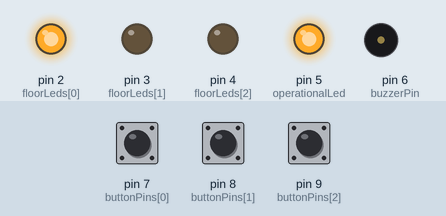
Bench run of a sketch on a simulated Arduino Uno, built with avr-gcc and run on an emulated ATmega328P. On the bench: output pins drawn as LEDs (lit = HIGH), buzzer (waves = sounding). Dashed ring = blinking. The inputs (shaded band) are chosen by the test bench; at power-on: pin 8 (buttonPins[1]) HIGH, pin 9 (buttonPins[2]) HIGH, pin 7 (buttonPins[0]) HIGH.

Above: at 1.2 s.
1.3 s: pin 8 (buttonPins[1]) pulled LOW for 0.15 s
At 3.15 s:
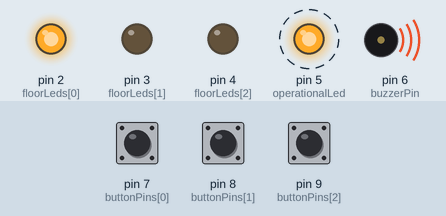
4.4 s: pin 9 (buttonPins[2]) pulled LOW for 3.2 s
At 8.75 s:
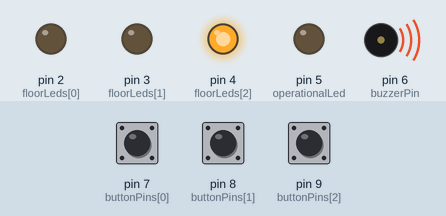
9.1 s: pin 7 (buttonPins[0]) pulled LOW for 1 s
At 12.84 s:
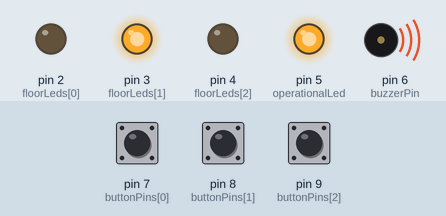
13.0 s: pin 8 (buttonPins[1]) pulled LOW for 3.2 s
17.7 s: pin 7 (buttonPins[0]) pulled LOW for 3.2 s
Timing chart, 0 to 25.2 s (numbered marks = the images above; inputs shaded):
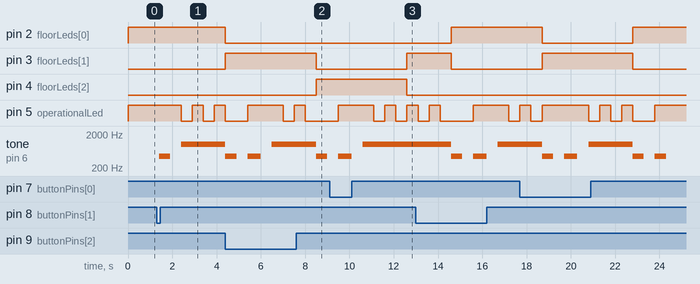

The sketch:

elevator_simulator.ino
```cpp
const int floorLeds[] = {2, 3, 4};  //digital pins for floor indicator LEDs
const int operationalLed = 5;       //digital pin for the operational state LED
const int buzzerPin = 6;            //digital pin for the buzzer
const int buttonPins[] = {7, 8, 9}; //digital pins for call buttons

int currentFloor = 1; //current floor of the elevator
const int delayTime = 1000;

bool isMovingToFloor = false;
int targetFloor = -1;

int buzzTone = 1000;
const int soundDuration = 500;

const int debounceDelay = 100;
unsigned long lastDebounceTime[] = {0, 0, 0};
bool buttonState[] = {false, false, false};
bool lastButtonState[] = {false, false, false};

byte ledState = HIGH; //could be bool
unsigned long previousMillis = 0;
const long interval = 500; //interval at which to blink (milliseconds)

void setup() {
  for(int i=0; i<3; i++) {
    pinMode(floorLeds[i], OUTPUT);
    pinMode(buttonPins[i], INPUT_PULLUP);
  }

  digitalWrite(floorLeds[0], HIGH);
  digitalWrite(floorLeds[1], LOW);
  digitalWrite(floorLeds[2], LOW);

  pinMode(operationalLed, OUTPUT);
  digitalWrite(operationalLed, HIGH);

  pinMode(buzzerPin, OUTPUT);
}

void loop() {
  for(int i=0; i<3; i++) {
    int reading = digitalRead(buttonPins[i]);

    if(reading != lastButtonState[i]) {
      lastDebounceTime[i] = millis();
    }

    if((millis() - lastDebounceTime[i]) > debounceDelay) {
      if(reading != buttonState[i]) {
        buttonState[i] = reading;
        if(buttonState[i] == LOW) {
          handleButtonPress(i + 1);
        }
      }
    }

    lastButtonState[i] = reading;
  }
}

void handleButtonPress(int desiredFloor) {
  if(desiredFloor == currentFloor || (isMovingToFloor && desiredFloor == targetFloor)) {
    //elevator is already on the desired floor or it's already moving to that floor
    return;
  }

  if(!isMovingToFloor) {
    //if the elevator is not already moving, initiate the movement
    targetFloor = desiredFloor;
    isMovingToFloor = true; //elevator has started moving

    doorsSound();
    delay(delayTime); //doors closing

    moveElevator(targetFloor);
    doorsSound(); //doors opening
    digitalWrite(operationalLed, HIGH);

    isMovingToFloor = false; //elevator has stopped moving
  }
}


void moveElevator(int floor) {
  unsigned long lastFloorTime = 0;
  const unsigned long floorChangeInterval = 2000; //2 seconds between floors

  //simulate elevator movement to the target floor
  if (floor > currentFloor) {
    for (int i = currentFloor; i < floor; i++) {
      currentFloor = i + 1;
      lastFloorTime = millis();
      while (millis() - lastFloorTime < floorChangeInterval) {
        elevatorMovingSound();
        blinkOperationalLED();
      }
      updateFloorIndicators();

    }
  }else if(floor < currentFloor) {
    for(int i = currentFloor; i > floor; i--) {
      currentFloor = i - 1;
      lastFloorTime = millis();
      while (millis() - lastFloorTime < floorChangeInterval) {
        elevatorMovingSound();
        blinkOperationalLED();
      }
      updateFloorIndicators();
    }
  }

  // Simulate elevator doors
  doorsSound();
  delay(delayTime); //pause
}


void updateFloorIndicators() {
  for (int i=0; i<3; i++) {
    digitalWrite(floorLeds[i], i + 1 == currentFloor ? HIGH : LOW);
  }
}

void doorsSound() {
  tone(buzzerPin, 440, soundDuration); //sound for elevator doors opening/closing
}

void elevatorMovingSound() {
  tone(buzzerPin, 1000); //sound the buzzer at 1000 Hz while moving
}

void blinkOperationalLED() {
  unsigned long currentMillis = millis();
  if (currentMillis - previousMillis >= interval) {
    //save the last time the LED state was toggled
    previousMillis = currentMillis;

    //toggle the LED state (HIGH to LOW, or LOW to HIGH)
    if (ledState == HIGH) {
      ledState = LOW;
    } else {
      ledState = HIGH;
    }

    digitalWrite(operationalLed, ledState);  // Apply the new LED state
  }
}
```

Measured:
- after the input at 1.3 s, pin 5 (operationalLed): alternates HIGH for 0.50 s and LOW for 0.50 s, starting after 1.1 s; tone on pin 6 (buzzerPin): silent → 440 Hz after 0.10 s, → silent 0.50 s later, → 1000 Hz 0.50 s later
- after the input at 4.4 s, pin 4 (floorLeds[2]): LOW → HIGH after 4.1 s
- after the input at 9.1 s, pin 3 (floorLeds[1]): LOW → HIGH after 3.5 s; pin 4 (floorLeds[2]): HIGH → LOW after 3.5 s
